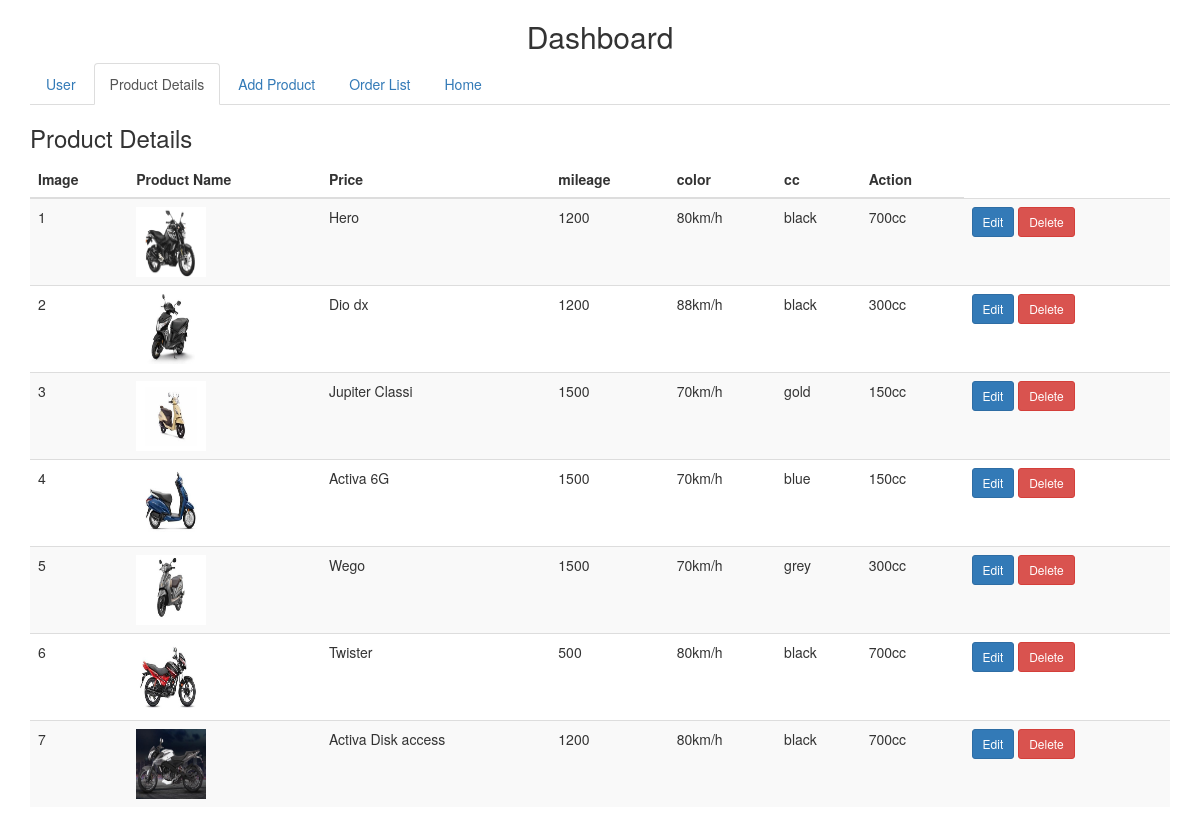
The app's page /prod_detail/ with its own data.
### customer/models.py (models this page shows, shortened)
class Product(models.Model):
    prod_img=models.ImageField(upload_to=filepath,null=True,blank=True)
    prod_name=models.CharField(null=False,max_length=255)
    price=models.IntegerField(null=False)
    mileage=models.CharField(null=False,max_length=255)
    color=models.CharField(null=False,max_length=255)
    cc=models.CharField(null=False,max_length=255)

### customer/views.py (the view)
# urls.py: path('prod_detail/',views.prod_detail,name='prod_detail'),
def prod_detail(request):
    prod_data=Product.objects.all()
    return render(request, 'admin/prod_detail.html',{'title': 'Product Details','data':prod_data})

### customer/templates/admin/prod_detail.html (shortened to what this page needs)
<!DOCTYPE html>
{% load static %}
<html lang="en">
<head>
    <link rel="stylesheet" href="">
    <link rel="stylesheet" href="https://maxcdn.bootstrapcdn.com/bootstrap/3.4.1/css/bootstrap.min.css">
</head>
<body>
    <h2 class="text-center">Dashboard</h2>
    <div class="container">
        <ul class="nav nav-tabs">
          <li><a href="{% url 'user_list' %}">User</a></li>
          <li class="active"><a data-toggle="tab"  href="#prod_detail">Product Details</a></li>
          <li><a href="{% url 'add_prod' %}">Add Product</a></li>
          <li><a href="{% url 'order_list' %}">Order List</a></li>
          <li><a href="{% url 'home' %}">Home</a></li>
        </ul>
        <div class="tab-content">
            <div id="prod_detail" class="tab-pane fade in active">
                <h3>Product Details</h3>
                <table class="table table-striped">
                    <thead>
                        <tr>
                            <th scope="col">Image</th>
                            <th scope="col">Product Name</th>
                            <th scope="col">Price</th>
                            <th scope="col">mileage</th>
                            <th scope="col">color</th>
                            <th scope="col">cc</th>
                            <th scope="col">Action</th>
                        </tr>
                    </thead>
                    <tbody>
                        {% for i in data %}
                        <tr>
                            <td scope="row">{{ forloop.counter }}</td>
                            <td><img src="{{ i.prod_img.url }}" alt=""></td>
                            <td>{{ i.prod_name }}</td>
                            <td>{{ i.price }}</td>
                            <td>{{ i.mileage }}</td>
                            <td>{{ i.color }}</td>
                            <td>{{ i.cc }}</td>
                            <td>
                                <a class="btn btn-sm btn-primary text-white mr-2" href="{% url 'editProd' i.id %}">Edit</a>
                                <a class="btn btn-sm btn-danger text-white" href="{% url 'deleteProd' i.id  %}">Delete</a>
                            </td>
                        </tr>
                        {% endfor %}
                    </tbody>
                </table>
            </div>
        </div>
</body>
</html>

### customer/templates/admin/prod_detail.html (style rules this page uses)
img { width: 5em; height: 5em; }

### records on screen
Product: prod_img (picture), prod_name "Hero", price "1200", mileage "80km/h", color "black", cc "700cc"
Product: prod_img (picture), prod_name "Dio dx", price "1200", mileage "88km/h", color "black", cc "300cc"
Product: prod_img (picture), prod_name "Jupiter Classi", price "1500", mileage "70km/h", color "gold", cc "150cc"
Product: prod_img (picture), prod_name "Activa 6G", price "1500", mileage "70km/h", color "blue", cc "150cc"
Product: prod_img (picture), prod_name "Wego", price "1500", mileage "70km/h", color "grey", cc "300cc"
Product: prod_img (picture), prod_name "Twister", price "500", mileage "80km/h", color "black", cc "700cc"
Product: prod_img (picture), prod_name "Activa Disk access", price "1200", mileage "80km/h", color "black", cc "700cc"
